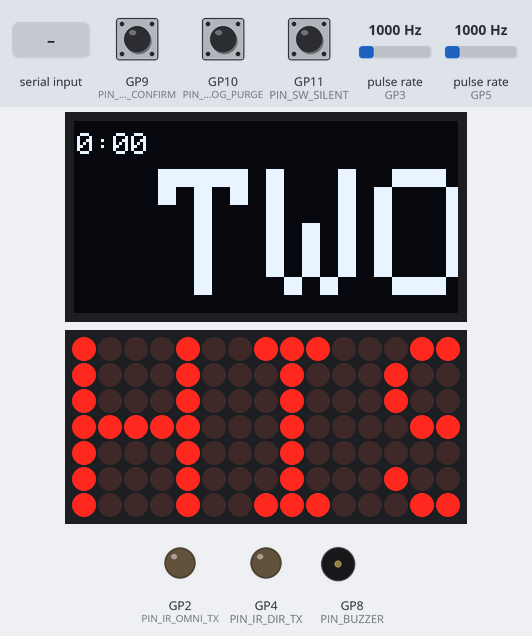
The sketch below on a simulated Raspberry Pi Pico. Parts: 128×64 one-colour display, 15×7 LED matrix, output pins drawn as LEDs (lit = HIGH), buzzer (waves = sounding). Wiring (inferred from the names in the program): 2 × pulse sensor: data GP3 / data GP5. The inputs (shaded band) are chosen by the test bench; at power-on: GP9 (PIN_BTN_CONFIRM) HIGH, GP10 (PIN_BTN_LOG_PURGE) HIGH, GP11 (PIN_SW_SILENT) HIGH, pulse rate (sensors on GP3, GP5) 1000 Hz. Random numbers use the default seed unless the sketch sets one; what the sketch prints to the serial monitor is not drawn.

Above: at 1.2 s.
1.3 s: "1" received over Serial
At 2.06 s:
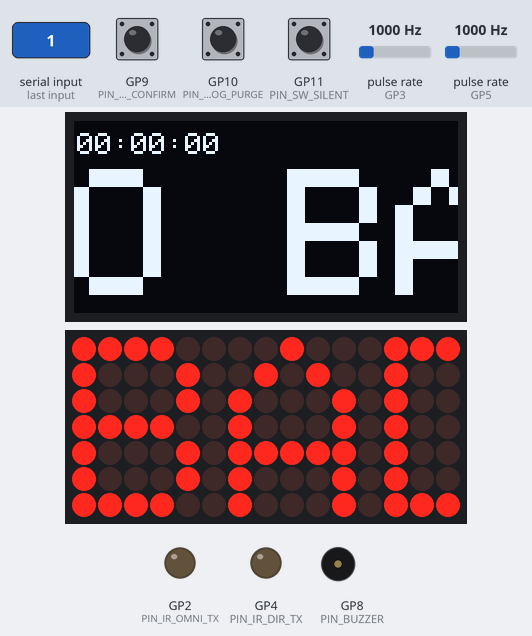
4.3 s: GP9 (PIN_BTN_CONFIRM) pulled LOW for 0.15 s
At 4.56 s:
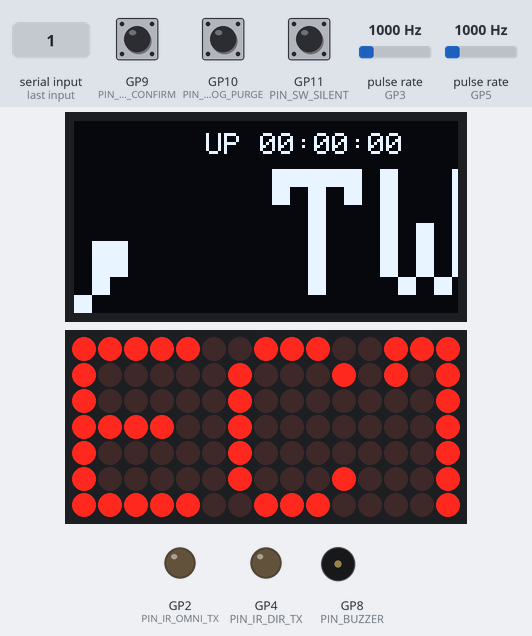
5.0 s: GP10 (PIN_BTN_LOG_PURGE) pulled LOW for 3.2 s
At 8.62 s:
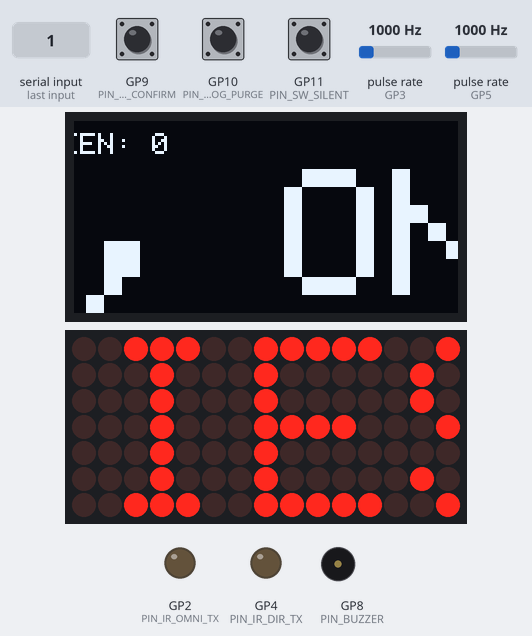
8.8 s: GP10 (PIN_BTN_LOG_PURGE) pulled LOW for 0.15 s
At 8.94 s:
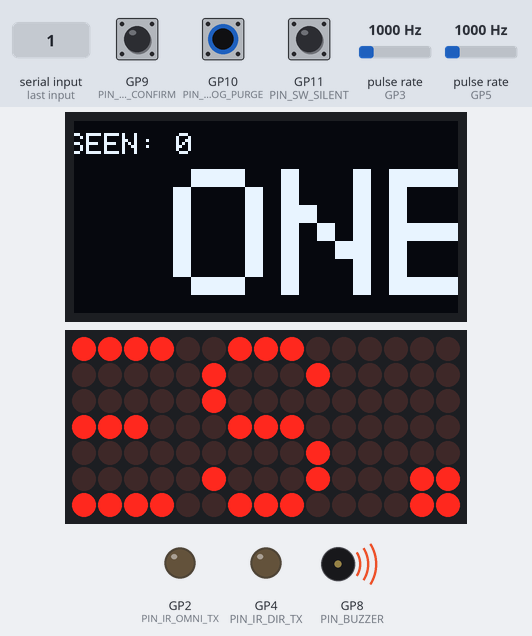
9.5 s: GP10 (PIN_BTN_LOG_PURGE) pulled LOW for 3.2 s
At 11.75 s:
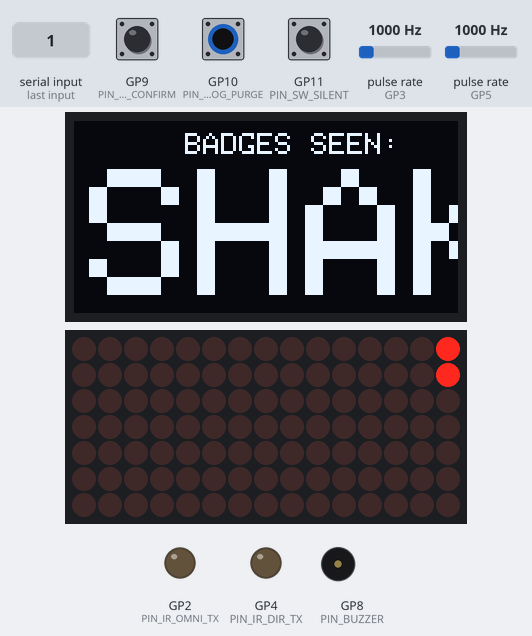
13.3 s: GP10 (PIN_BTN_LOG_PURGE) pulled LOW for 0.15 s
At 13.95 s:
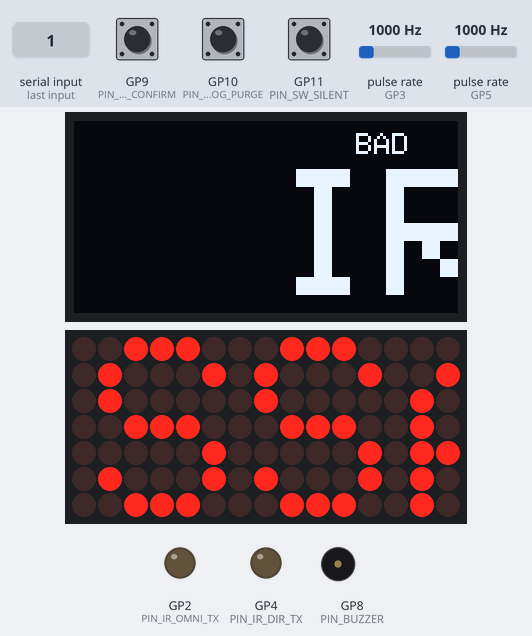
Timing chart, 0 to 16.3 s (numbered marks = the images above; inputs shaded):
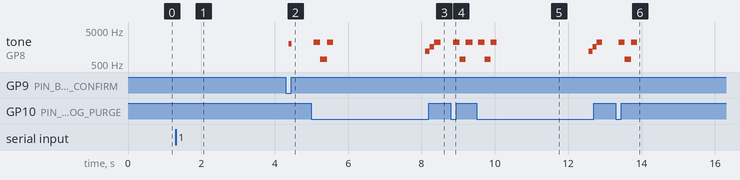

The sketch:

V2-RP2040.ino
```cpp
// DEF CON 34 "Agency" badge - V2 (RP2040)
//
// This sketch currently sets up the local I2C1 bus (GP6/GP7) and drives a
// random, always-on scrolling "witty message" marquee across whichever
// displays are physically present. Handshake/IR/logging logic is not wired
// up yet.

#include <Wire.h>
#include <Adafruit_GFX.h>
#include <Adafruit_SSD1306.h>
#include <Adafruit_IS31FL3731.h>

#include "config.h"
#include "messages.h"
#include "ScrollingText.h"
#include "Button.h"
#include "Buzzer.h"
#include "IR.h"
#include "Pentacle.h"

// ---------------------------------------------------------------------------
// Display drivers
// ---------------------------------------------------------------------------
// Only one OLED variant is ever wired up at a time (see config.h) -- both
// physical boards share the same factory-default address.
Adafruit_SSD1306 oled(OLED_WIDTH, OLED_HEIGHT, &Wire1, -1);
Adafruit_IS31FL3731_Wing matrixWing;

bool oledPresent = false;
bool matrixPresent = false;

// ---------------------------------------------------------------------------
// Marquees - one per display, all pulling from the same message pool
// ---------------------------------------------------------------------------
ScrollingText marqueeOled(oled, WITTY_MESSAGES, WITTY_MESSAGE_COUNT,
                           SSD1306_WHITE, OLED_TEXT_SIZE, /*pixelsPerSecond=*/125);
ScrollingText marqueeMatrix(matrixWing, WITTY_MESSAGES, WITTY_MESSAGE_COUNT,
                             /*brightness 0-255=*/60, /*textSize=*/1,
                             /*pixelsPerSecond=*/30);

// ---------------------------------------------------------------------------
// Buttons, Silent Mode switch, buzzer
// ---------------------------------------------------------------------------
// Declared before the diagnostic ticker below so nextDiagCard() can read
// swSilent's state for the SOUND card.
DebouncedInput btnConfirm(PIN_BTN_CONFIRM);
DebouncedInput btnLogPurge(PIN_BTN_LOG_PURGE);
DebouncedInput swSilent(PIN_SW_SILENT);
Buzzer buzzer(PIN_BUZZER);

// Log Purge requires a deliberate hold before it actually clears anything,
// so a brief accidental bump can't wipe the log. The warning chime plays
// the moment the hold begins (a chance to let go if it wasn't
// intentional); the confirm chime plays only once the hold completes and
// the purge actually fires.
constexpr uint32_t PURGE_HOLD_MS = 3000;
const ChimeNote PURGE_WARNING[] = {{2200, 150}, {700, 150}, {2200, 150}};
const ChimeNote PURGE_CONFIRM[] = {{1200, 90}, {1600, 90}, {2200, 140}};

// ---------------------------------------------------------------------------
// IR - omni ring (Passive Mode broadcast/receive) + directional handshake
// pair. Directional TX is intentionally never called yet -- it's only
// meant to transmit while actively probing for a face-to-face partner,
// which is Handshake Mode logic that doesn't exist yet. Its receiver is
// still wired up so we can confirm that pin decodes correctly too.
// ---------------------------------------------------------------------------
IrTransmitter irOmniTx(PIN_IR_OMNI_TX);
IrReceiver irOmniRx(PIN_IR_OMNI_RX);
IrTransmitter irDirTx(PIN_IR_DIR_TX);
IrReceiver irDirRx(PIN_IR_DIR_RX);

uint32_t myBadgeId = 0;
constexpr uint32_t OMNI_BROADCAST_INTERVAL_MS = 700;

// ---------------------------------------------------------------------------
// Easter egg - seeing EASTER_EGG_BADGE_ID over IR takes over the whole
// OLED with a spinning pentagram and an ominous stinger chime, but only
// the first time. After that, no repeat animation/sound -- just a small
// static star left permanently in a reserved corner of the diagnostic
// band, so it doesn't get spammed on every re-sighting of the same badge.
// ---------------------------------------------------------------------------
PentacleAnimation pentacle;
const ChimeNote EASTER_EGG_STINGER[] = {{600, 150}, {500, 150}, {350, 300}};
bool easterEggTriggered = false;

constexpr int16_t EASTER_EGG_STAR_MARGIN = 16; // reserved column width, right edge of the diag band
constexpr int16_t EASTER_EGG_STAR_RADIUS = 5;

void playEasterEggEffect() {
  pentacle.start();
  buzzer.playSequence(EASTER_EGG_STINGER, 3);
}

// Seeing EASTER_EGG_BADGE_ID over IR -- one-time, grants the permanent
// star.
void triggerEasterEgg() {
  if (easterEggTriggered) return; // already seen -- no repeat
  easterEggTriggered = true;
  playEasterEggEffect();
}

// ---------------------------------------------------------------------------
// Diagnostic ticker - reserved top strip on the big OLED. Scrolls the
// opposite direction from the marquee below it so the two never sit at
// matching pixel columns, to avoid OLED burn-in.
// ---------------------------------------------------------------------------
// Not wired up to real IR receive logic yet -- placeholder until Passive
// Mode logging exists.
uint32_t badgesSeenCount = 0;

const char *nextDiagCard() {
  static char buf[24];
  static uint8_t card = 0;

  switch (card) {
    case 0: {
      uint32_t s = millis() / 1000;
      snprintf(buf, sizeof(buf), "UP %02u:%02u:%02u", (unsigned)(s / 3600),
               (unsigned)((s / 60) % 60), (unsigned)(s % 60));
      break;
    }
    case 1:
      snprintf(buf, sizeof(buf), "BADGES SEEN: %lu", badgesSeenCount);
      break;
    case 2:
    default:
      snprintf(buf, sizeof(buf), "SOUND: %s", swSilent.isActive() ? "OFF" : "ON");
      break;
  }
  card = (card + 1) % 3;
  return buf;
}

ScrollingText diagBand(oled, nextDiagCard, SSD1306_WHITE, /*textSize=*/1,
                        /*pixelsPerSecond=*/40);

// Adafruit_SSD1306::begin() doesn't reliably fail when no display is
// attached (the SSD1306 has no readable status register for BusIO to
// verify against), so we do our own raw ACK check first and only trust a
// driver's begin() once we know something actually answered at that
// address.
bool i2cDetect(uint8_t addr) {
  Wire1.beginTransmission(addr);
  return Wire1.endTransmission() == 0;
}

void setup() {
  Serial.begin(115200);

  Wire1.setSDA(PIN_I2C1_SDA);
  Wire1.setSCL(PIN_I2C1_SCL);
  Wire1.begin();
  Wire1.setClock(I2C1_CLOCK_HZ);

  randomSeed(rp2040.hwrand32());
  myBadgeId = (FORCE_BADGE_ID != 0) ? FORCE_BADGE_ID : rp2040.hwrand32();

  oledPresent = i2cDetect(I2C_ADDR_OLED) &&
                oled.begin(SSD1306_SWITCHCAPVCC, I2C_ADDR_OLED);
  if (oledPresent) {
    oled.cp437(true);
    // Adafruit_SSD1306::begin() draws its own splash logo into the buffer
    // by default; clear it so no stray lit pixels linger in regions nothing
    // else ever redraws (e.g. the easter egg's reserved star column).
    oled.clearDisplay();
    oled.display();
    marqueeOled.setRegion(0, OLED_DIAG_HEIGHT, OLED_WIDTH, OLED_MARQUEE_HEIGHT);
    marqueeOled.begin();
    // No per-instance setFlush() here: with two regions sharing this one
    // display, each independently pushing the full framebuffer over I2C
    // staggers their timing against each other and looks jerky. loop()
    // combines both regions' updates into a single push instead.

    if (OLED_DIAG_HEIGHT > 0) {
      // Right edge is reserved for the easter egg's star icon (see
      // triggerEasterEgg()) so its own fillRect-based clear never wipes it.
      diagBand.setRegion(0, 0, OLED_WIDTH - EASTER_EGG_STAR_MARGIN, OLED_DIAG_HEIGHT);
      diagBand.setDirection(ScrollDirection::LeftToRight);
      diagBand.begin();
    }

    int16_t pentacleRadius = (min(OLED_WIDTH, OLED_HEIGHT) / 2) - 8;
    pentacle.begin(oled, OLED_WIDTH / 2, OLED_HEIGHT / 2, pentacleRadius, SSD1306_WHITE);
  }
  Serial.printf("%dx%d OLED @0x%02X: %s\n", OLED_WIDTH, OLED_HEIGHT,
                I2C_ADDR_OLED, oledPresent ? "found" : "not found");

  matrixPresent = i2cDetect(I2C_ADDR_MATRIX_WING) &&
                  matrixWing.begin(I2C_ADDR_MATRIX_WING, &Wire1);
  if (matrixPresent) {
    marqueeMatrix.begin();
    marqueeMatrix.setClear([]() { matrixWing.clear(); });
  }
  Serial.printf("15x7 Matrix Wing @0x%02X: %s\n", I2C_ADDR_MATRIX_WING,
                matrixPresent ? "found" : "not found");

  btnConfirm.begin();
  btnLogPurge.begin();
  swSilent.begin();
  buzzer.begin();

  irOmniTx.begin();
  irOmniRx.begin();
  irDirTx.begin();
  irDirRx.begin();
  Serial.printf("badge ID: 0x%08lX\n", myBadgeId);
}

void loop() {
  if (oledPresent) {
    bool changed = pentacle.update();
    if (!pentacle.active()) {
      // Either the pentacle was never running, or this is the exact
      // iteration it just finished on -- either way, normal content owns
      // the screen again immediately, no dead frame in between.
      changed |= marqueeOled.update();
      if (OLED_DIAG_HEIGHT > 0) {
        bool diagChanged = diagBand.update();
        changed |= diagChanged;
        if (diagChanged) {
          // diagBand's own clear only covers its logical region width,
          // but text drawing isn't clipped to that boundary -- as a
          // message scrolls in/out, characters can visually spill past
          // it into this reserved column. Reclaim the column every time
          // diagBand actually redraws (not just once), so spillover never
          // accumulates, then redraw the star on top if it's been earned.
          oled.fillRect(OLED_WIDTH - EASTER_EGG_STAR_MARGIN, 0,
                        EASTER_EGG_STAR_MARGIN, OLED_DIAG_HEIGHT, 0);
          if (easterEggTriggered) {
            drawPentagram(oled, OLED_WIDTH - EASTER_EGG_STAR_MARGIN / 2, OLED_DIAG_HEIGHT / 2,
                          EASTER_EGG_STAR_RADIUS, 0.0f, SSD1306_WHITE);
          }
        }
      }
    }
    if (changed) oled.display();
  }
  if (matrixPresent) marqueeMatrix.update();

  btnConfirm.update();
  btnLogPurge.update();
  swSilent.update();
  buzzer.setMuted(swSilent.isActive());
  buzzer.update();

  if (btnConfirm.pressed()) {
    buzzer.confirmChime();
    Serial.println(F("Confirm button pressed"));
    // TODO: feed into Handshake Mode's mutual-confirm logic once IR
    // alignment detection exists.
  }

  // Secret manual trigger: Silent Mode engaged + both buttons held
  // together plays the same animation/sound as spotting the reserved
  // badge ID, but deliberately does NOT grant the permanent star -- that
  // stays reserved for an actual IR sighting.
  static bool secretComboActive = false;
  bool secretComboNow = swSilent.isActive() && btnConfirm.isActive() && btnLogPurge.isActive();
  if (secretComboNow && !secretComboActive) {
    playEasterEggEffect();
    Serial.println(F("Secret combo triggered (Silent + both buttons)"));
  }
  secretComboActive = secretComboNow;

  static uint32_t purgeHoldStart = 0;
  static bool purgeHolding = false;
  static bool purgeFired = false;

  if (btnLogPurge.pressed()) {
    purgeHoldStart = millis();
    purgeHolding = true;
    purgeFired = false;
    buzzer.playSequence(PURGE_WARNING, 3);
  }

  if (purgeHolding) {
    if (!btnLogPurge.isActive()) {
      // Released before the hold completed -- cancel, no purge.
      purgeHolding = false;
      if (!purgeFired) Serial.println(F("Log purge cancelled - released early"));
    } else if (!purgeFired && (millis() - purgeHoldStart >= PURGE_HOLD_MS)) {
      badgesSeenCount = 0; // placeholder until persistent flash log exists
      buzzer.playSequence(PURGE_CONFIRM, 3);
      Serial.println(F("Log purge confirmed (held 3s) - badgesSeenCount reset"));
      // TODO: purge the persistent flash log once Passive Mode logging exists.
      purgeFired = true;
    }
  }

  static uint32_t lastOmniBroadcast = 0;
  if (!irOmniTx.busy() && (millis() - lastOmniBroadcast >= OMNI_BROADCAST_INTERVAL_MS)) {
    irOmniTx.send(myBadgeId);
    lastOmniBroadcast = millis();
  }

  irOmniRx.update();
  irDirRx.update();

  if (irOmniRx.available()) {
    uint32_t id = irOmniRx.lastPayload();
    badgesSeenCount++; // placeholder count -- no dedup/flash logging yet
    Serial.printf("omni RX: badge 0x%08lX (seen count now %lu)\n", id, badgesSeenCount);
    if (id == EASTER_EGG_BADGE_ID) triggerEasterEgg();
  }
  if (irDirRx.available()) {
    uint32_t id = irDirRx.lastPayload();
    Serial.printf("directional RX: badge 0x%08lX\n", id);
    if (id == EASTER_EGG_BADGE_ID) triggerEasterEgg();
    // TODO: feed into Handshake Mode's alignment/probe logic once it exists.
  }

  if (Serial.available()) {
    while (Serial.available()) Serial.read(); // drain whatever was sent
    runDiagnostics();
  }
}

// Send any byte (e.g. hit Enter in the Serial Monitor) to trigger this.
void runDiagnostics() {
  Serial.println(F("--- diagnostics ---"));
  Serial.printf("built: %s %s\n", __DATE__, __TIME__);
  Serial.printf("i2c1 clock: %lu Hz\n", I2C1_CLOCK_HZ);
  Serial.printf("uptime: %lu ms\n", millis());
  Serial.printf("free heap: %u bytes\n", rp2040.getFreeHeap());

  Serial.println(F("displays detected at boot:"));
  Serial.printf("  %dx%d OLED @0x%02X: %s\n", OLED_WIDTH, OLED_HEIGHT,
                I2C_ADDR_OLED, oledPresent ? "present" : "absent");
  Serial.printf("  15x7 Matrix @0x%02X: %s\n", I2C_ADDR_MATRIX_WING,
                matrixPresent ? "present" : "absent");

  Serial.println(F("inputs:"));
  Serial.printf("  silent mode switch: %s\n", swSilent.isActive() ? "ON" : "off");
  Serial.printf("  confirm button: %s\n", btnConfirm.isActive() ? "held" : "released");
  Serial.printf("  log purge button: %s\n", btnLogPurge.isActive() ? "held" : "released");

  Serial.println(F("IR:"));
  Serial.printf("  badge ID: 0x%08lX\n", myBadgeId);
  Serial.printf("  badges seen (unlogged count): %lu\n", badgesSeenCount);

  Serial.println(F("live I2C1 bus scan:"));
  uint8_t found = 0;
  for (uint8_t addr = 0x08; addr <= 0x77; addr++) {
    Wire1.beginTransmission(addr);
    if (Wire1.endTransmission() == 0) {
      Serial.printf("  device @0x%02X\n", addr);
      found++;
    }
  }
  if (found == 0) Serial.println(F("  (no devices responded)"));
  Serial.println(F("-------------------"));
}
```

Button.h
```cpp
#pragma once
#include <Arduino.h>

// Debounced digital input shared by the Confirm/Purge buttons and the
// Silent Mode switch. Assumes active-LOW wiring: pin -> button/switch ->
// GND, using the RP2040's internal pull-up (no external resistor needed),
// so "active" means the pin reads LOW.
class DebouncedInput {
public:
  explicit DebouncedInput(uint8_t pin, uint16_t debounceMs = 25)
      : _pin(pin), _debounceMs(debounceMs) {}

  void begin() {
    pinMode(_pin, INPUT_PULLUP);
    _stable = _lastRaw = readActive();
    _lastChangeMs = millis();
  }

  // Call once per loop() iteration; timing depends on being called
  // regularly rather than on-demand.
  void update() {
    bool raw = readActive();
    if (raw != _lastRaw) {
      _lastRaw = raw;
      _lastChangeMs = millis();
    } else if (raw != _stable && (millis() - _lastChangeMs) >= _debounceMs) {
      bool wasActive = _stable;
      _stable = raw;
      if (!wasActive && _stable) _edge = true;
    }
  }

  // True exactly once per new press (inactive -> active transition);
  // consumes the edge so repeated calls don't re-fire it.
  bool pressed() {
    if (_edge) {
      _edge = false;
      return true;
    }
    return false;
  }

  // Current debounced level -- for the slide switch, not just buttons.
  bool isActive() const { return _stable; }

private:
  bool readActive() const { return digitalRead(_pin) == LOW; }

  uint8_t _pin;
  uint16_t _debounceMs;
  bool _stable = false;
  bool _lastRaw = false;
  uint32_t _lastChangeMs = 0;
  bool _edge = false;
};
```

Buzzer.h
```cpp
#pragma once
#include <Arduino.h>

// One note in a non-blocking chime sequence -- see Buzzer::playSequence.
struct ChimeNote {
  uint16_t freqHz;
  uint16_t durationMs;
};

// Thin wrapper around tone()/noTone() for the piezo buzzer (Same Sky
// CPT-1207-5LTH-T), wired directly from the GPIO to GND -- no driver
// transistor. It only draws ~2mA at its rated 5Vp-p, so the GPIO's 3.3V
// swing drives it fine on its own, and driving below its rated voltage is
// also what keeps the volume at a moderate level instead of its full
// rated 85dB. Chime frequencies are chosen off the datasheet's resonant
// peak (~3-5kHz, the loudest/harshest part of its response curve) to stay
// gentle rather than sharp.
class Buzzer {
public:
  explicit Buzzer(uint8_t pin) : _pin(pin) {}

  void begin() {
    pinMode(_pin, OUTPUT);
    noTone(_pin);
  }

  // Gates all sound behind Silent Mode. Set from the slide switch's state
  // every loop() so flipping it takes effect immediately.
  void setMuted(bool muted) { _muted = muted; }

  void beep(uint16_t freqHz, uint16_t durationMs) {
    if (_muted) return;
    _sequence = nullptr; // a one-shot beep overrides any running sequence
    tone(_pin, freqHz, durationMs);
  }

  void confirmChime() { beep(2000, 80); }

  // Plays a series of notes back-to-back without blocking loop() -- call
  // update() every loop() iteration to advance it. `notes` must outlive
  // the sequence (a static/global array, not a stack temporary).
  void playSequence(const ChimeNote *notes, uint8_t count) {
    if (_muted || count == 0) return;
    _sequence = notes;
    _seqLen = count;
    _seqIndex = 0;
    _seqNoteStart = millis();
    tone(_pin, _sequence[0].freqHz);
  }

  // Call every loop() iteration to advance any in-progress sequence.
  void update() {
    if (!_sequence) return;
    if (millis() - _seqNoteStart >= _sequence[_seqIndex].durationMs) {
      _seqIndex++;
      if (_seqIndex >= _seqLen) {
        noTone(_pin);
        _sequence = nullptr;
        return;
      }
      _seqNoteStart = millis();
      tone(_pin, _sequence[_seqIndex].freqHz);
    }
  }

private:
  uint8_t _pin;
  bool _muted = false;

  const ChimeNote *_sequence = nullptr;
  uint8_t _seqLen = 0;
  uint8_t _seqIndex = 0;
  uint32_t _seqNoteStart = 0;
};
```

Source omitted: IR.h (8150 bytes), Pentacle.h (2692 bytes), ScrollingText.h (5554 bytes), messages.h (1933 bytes), config.h (3831 bytes)

Measured:
- after the input at 4.3 s, tone on GP8 (PIN_BUZZER): silent → 2000 Hz after 0.08 s, → silent 0.08 s later
- after the input at 5.0 s, tone on GP8 (PIN_BUZZER): plays 2200 Hz for 0.18 s, 700 Hz for 0.19 s, 2200 Hz for 0.16 s, 1200 Hz for 0.13 s, 1600 Hz for 0.12 s, 2200 Hz for 0.16 s, starting after 0.07 s
- after the input at 8.8 s, tone on GP8 (PIN_BUZZER): silent → 2200 Hz after 0.07 s, → 700 Hz 0.17 s later, → 2200 Hz 0.16 s later, → silent 0.19 s later
- after the input at 9.5 s, tone on GP8 (PIN_BUZZER): plays 2200 Hz for 0.17 s, 700 Hz for 0.17 s, 2200 Hz for 0.16 s, 1200 Hz for 0.11 s, 1600 Hz for 0.11 s, 2200 Hz for 0.15 s, starting after 0.05 s
- after the input at 13.3 s, tone on GP8 (PIN_BUZZER): silent → 2200 Hz after 0.08 s, → 700 Hz 0.17 s later, → 2200 Hz 0.17 s later, → silent 0.16 s later
